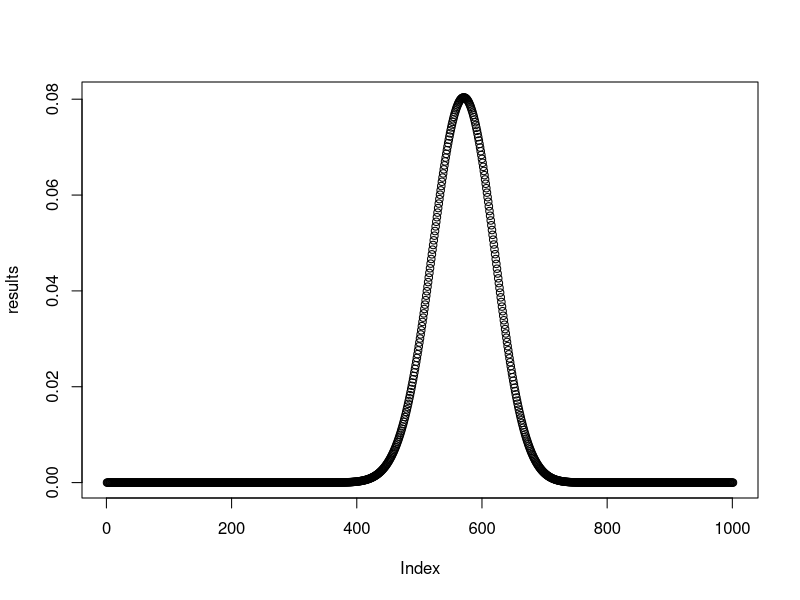
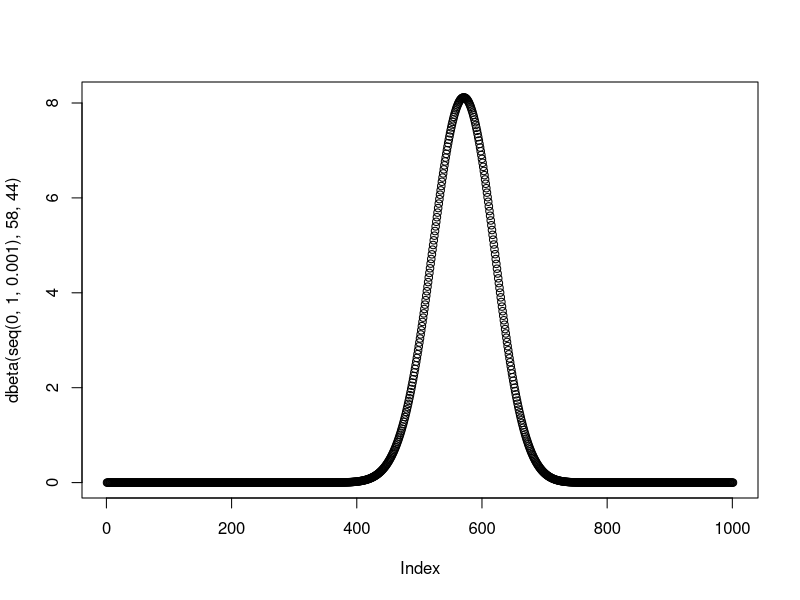

Recreate these plots in R, in order.
# MCMC.3.1

n <- 100
y <- 57
step.length <- 0.001
theta <- seq(0, 1, step.length)
len <- length(theta)
results <- vector()
for.posterior <- vector()

# Flat prior on "steps+1" fixed choices for theta.
steps = 1/step.length
prior <- 1/(steps + 1)

for (i in 1:len) {
  likelihood <- choose(n, y)*theta[i]^y*(1-theta[i])^(n-y)
  results[i] <- likelihood
  for.posterior[i] <- likelihood*prior
}

plot(results)
sum(for.posterior)

plot(dbeta(seq(0, 1, 0.001), 58, 44))

